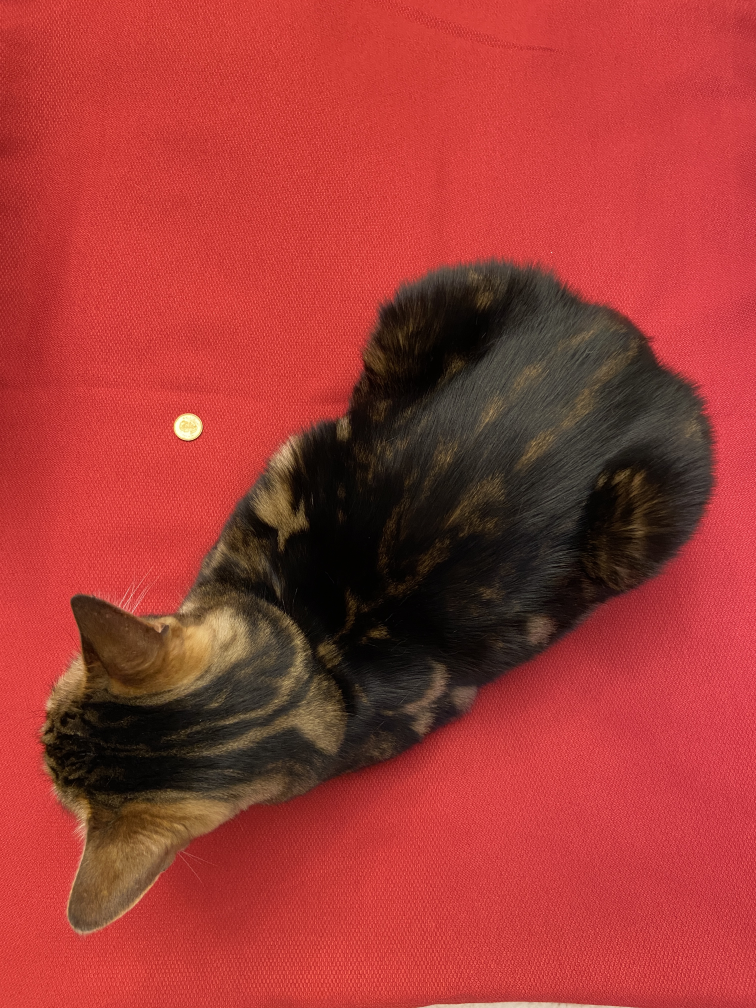
#> input picture IMG_3822.JPG, 3024 x 4032 px, found by its file name (shown at 1/4 size)
$ python Cat_edge_detection.py   (older library calls are emulated)
#> lines starting #> are read from the running program, lines starting #| are printed output that depends on the picture; after the words box and inside, x2 and y2 are one past the last pixel; in counts of white or black regions, pixels touching at a corner belong together
from __future__ import print_function
import numpy as np
import cv2
from matplotlib import pyplot as plt
import argparse
import csv
import pandas as pd
sigma = 1.0
temp1 = 1/(np.sqrt(2*np.pi)*sigma)
temp2 = np.exp(-2/(2*sigma*sigma))
C13 = temp1*temp2

temp3 = np.exp(-1/(2*sigma*sigma))
C12 = temp1*temp3

temp4 = np.exp(-0/(2*sigma*sigma))

C22 = temp1*temp4

sum = C22 + 4*C13 + 4*C12

C13_normalized = C13/sum
C12_normalized = C12/sum
C22_normalized = C22/sum

# code to crop the coin to decide the pixel size
img_color = cv2.imread('../images/IMG_3822.JPG')
#> img_color is the input picture: shape (4032, 3024, 3); mean B, G, R 52.6, 56.7, 163.1
coin = img_color[ 1653:1762,695:810, :]
coin = cv2.cvtColor(coin, cv2.COLOR_BGR2RGB)
plt.figure(figsize=(10, 7))
plt.imshow(coin, cmap='gray')
plt.xlabel('Width ($x$)')
plt.ylabel('Height ($y$)')
plt.savefig('../result/coin.jpg')
plt.show()

img = cv2.cvtColor(img_color, cv2.COLOR_BGR2HSV) #convert from bgr color space to HSV color space
#> img: shape (4032, 3024, 3); mean H, S, V 36.9, 164.4, 163.1
img = np.squeeze(img[:, :, 2]) # Extract the V channel,
#> img: shape (4032, 3024)
img = cv2.GaussianBlur(img,(25, 25),0) #Gaussian blur the V channel
img_copy = img_color.copy()
img_copy[:, :, 0] = img
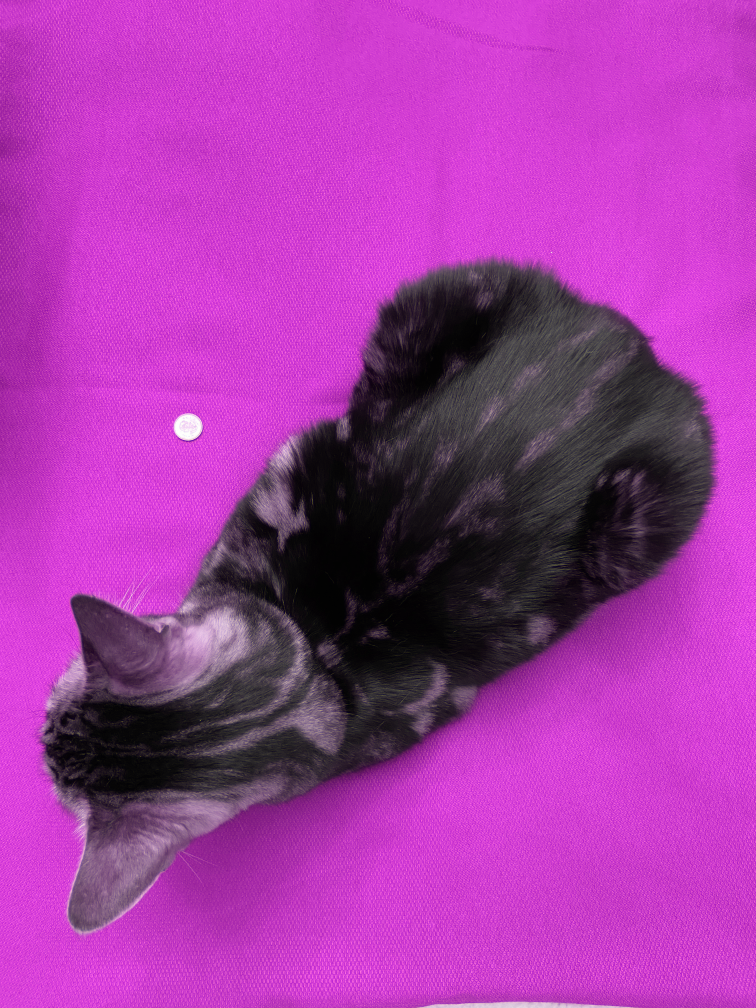
#> img_copy: shape (4032, 3024, 3) (shown at 1/4 size); mean B, G, R 163.1, 56.7, 163.1
img_copy[:, :, 1] = img
img_copy[:, :, 2] = img

cv2.rectangle(img_copy, (920,1950), (1020,2050), (255, 0, 255), 4) # Show the rectangle at the edge

plt.figure(figsize=(10, 7))
plt.imshow(img_copy, cmap='gray')
plt.xlabel('Width ($x$)')
plt.ylabel('Height ($y$)')
plt.savefig('../result/3822_with_gaussian.jpg')
plt.show()

# Show the Gaussian blurred image
plt.figure(figsize=(10, 7))
plt.imshow(img, cmap='gray')
plt.xlabel('Width ($x$)')
plt.ylabel('Height ($y$)')
plt.savefig('../result/3822_gaussian.jpg')
plt.show()

#Show the cropped edge
cropped = img[1950:2050,920:1020]
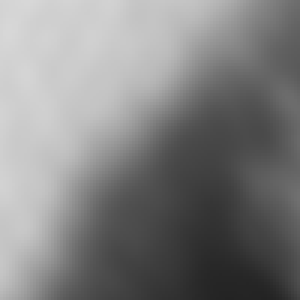
#> cropped: shape (100, 100) (shown 3 times larger); min 35, max 215, mean 129.4
DF = pd.DataFrame(cropped)
#> DF = table of 100 rows and 100 columns
# DF.to_csv("cropped_with_gaussian.csv")

plt.figure(figsize=(10, 7))
plt.imshow(cropped, cmap='gray')
plt.xlabel('Width ($x$)')
plt.ylabel('Height ($y$)')
plt.savefig('../result/3822_cropped_gaussian.jpg')
plt.show()

ksize = 3
#Gradient in the horizontal direction
gX = cv2.Sobel(img, ddepth=cv2.CV_32F, dx=1, dy=0, ksize=ksize)
#Gradient in the vertical direction
gY = cv2.Sobel(img, ddepth=cv2.CV_32F, dx=0, dy=1, ksize=ksize)
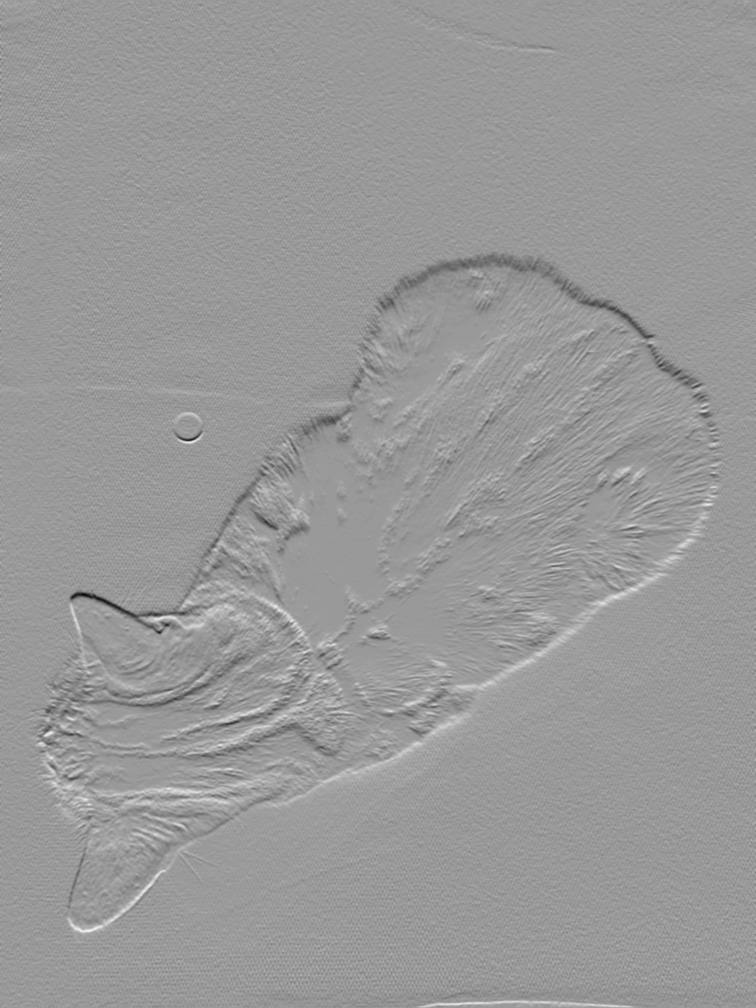
#> gY: shape (4032, 3024) float32 (shown at 1/4 size); min -84, max 56, mean 0; drawn with min black and max white

# the gradient magnitude images are now of the floating point data
# type, so we need to take care to convert them back a to unsigned
# 8-bit integer representation so other OpenCV functions can operate
# on them and visualize them
gX = cv2.convertScaleAbs(gX)
gY = cv2.convertScaleAbs(gY)

#Gradient in the horizontal direction
DF = pd.DataFrame(gX[1950:2050,920:1020])
# DF.to_csv("../result/gradient_horizontal.csv")

#Gradient in the vertical direction
DF = pd.DataFrame(gY[1950:2050,920:1020])
# DF.to_csv("../result/gradient_vertical.csv")

#Gradient in both directions
combined = np.uint8(np.sqrt(gX.astype(float)**2 + gY.astype(float)**2))
gX_Y = combined

plt.figure(figsize=(10, 7))
plt.plot(np.arange(0, 100, 1),gX[1950+96,920:1020], label = 'Derivatives of row 96 without Gaussian blur')
plt.xlabel('Width')
plt.ylabel('Intensity')
# plt.legend()
plt.legend(loc='upper right')
plt.savefig('../result/3822_no_gaussian_row_96_derivative.jpg')
#> figure, not shown here; curve peaks at x = 13, y = 42
plt.show()

# show the gradients
plt.figure(figsize=(10, 7))
plt.subplot(2,2,1),plt.imshow(cropped,cmap = 'gray')
plt.title('Raw image'), plt.xticks([]), plt.yticks([])
plt.subplot(2,2,2),plt.imshow(gX[1950:2050,920:1020],cmap = 'gray')
plt.title('Gradient in Horizontal Direction'), plt.xticks([]), plt.yticks([])
plt.subplot(2,2,3),plt.imshow(gY[1950:2050,920:1020],cmap = 'gray')
plt.title('Gradient in Vertical Direction'), plt.xticks([]), plt.yticks([])
plt.subplot(2,2,4),plt.imshow(gX_Y[1950:2050,920:1020],cmap = 'gray')
plt.title('Combined Gradient'), plt.xticks([]), plt.yticks([])

plt.savefig("../result/3822_cropped_with_gaussian_gradient.jpg")
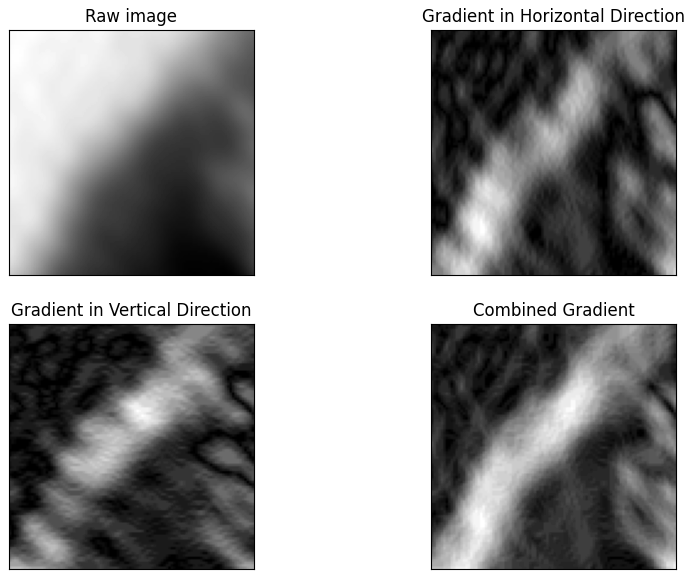
#> figure drawn by matplotlib, 4 panels
plt.show()
# combine the gradient representations into a single image
# combined = cv2.addWeighted(gX, 0.5, gY, 0.5, 0)

#Threshold the combined gradient to eliminate the areas with low variation
combined[combined<10] = 0
combined[combined>=10] = 255
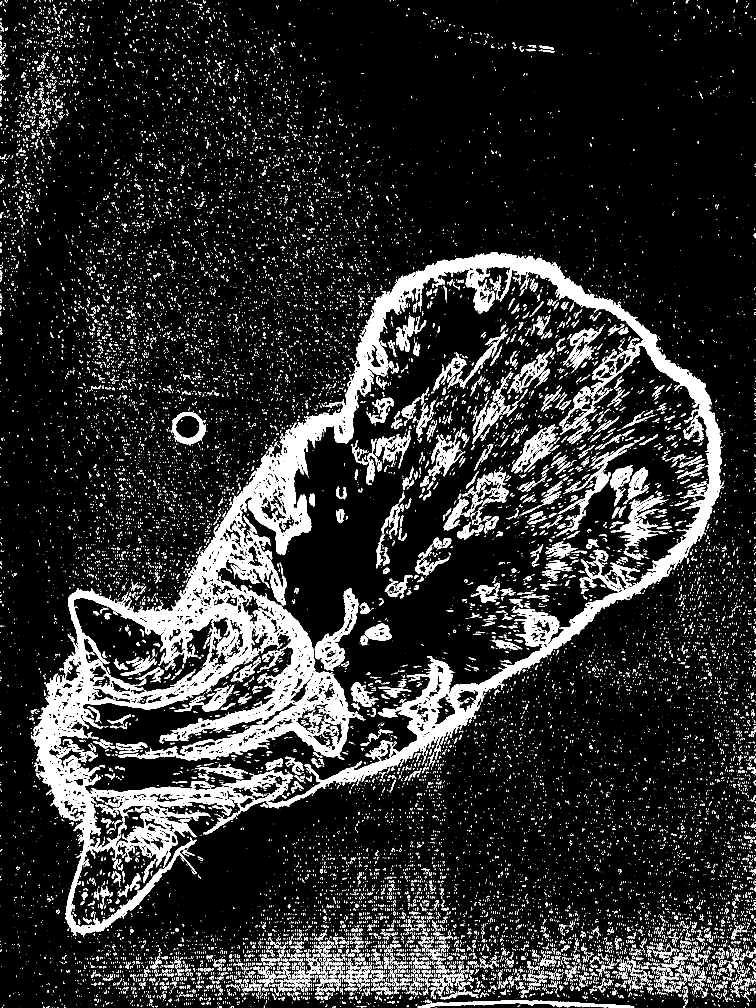
#> combined: shape (4032, 3024) (shown at 1/4 size); 12.2% white; 26002 white regions (20134 under 20 px), largest, box (x1, y1, x2, y2) and area: (125, 1008, 2897, 3747) 793793, (1259, 2351, 1436, 2683) 15067, (2443, 1980, 2670, 2187) 10778

#Process the image to connect the broken connected areas
dilation_shape = cv2.MORPH_ELLIPSE
dilatation_size = 3

element = cv2.getStructuringElement(dilation_shape, (2 * dilatation_size + 1, 2 * dilatation_size + 1),
                                    (dilatation_size, dilatation_size))

combined_dilated = cv2.dilate(combined, element)
#> combined_dilated: shape (4032, 3024); 28.7% white; 8865 white regions, largest, box (x1, y1, x2, y2) and area: (121, 1005, 2916, 3757) 1387072, (488, 3613, 3024, 4032) 426267, (2155, 1742, 2603, 2156) 43100

dilatation_size =1
element = cv2.getStructuringElement(dilation_shape, (2 * dilatation_size + 1, 2 * dilatation_size + 1),
                                    (dilatation_size, dilatation_size))
combined_eroded = cv2.erode(combined_dilated, element)
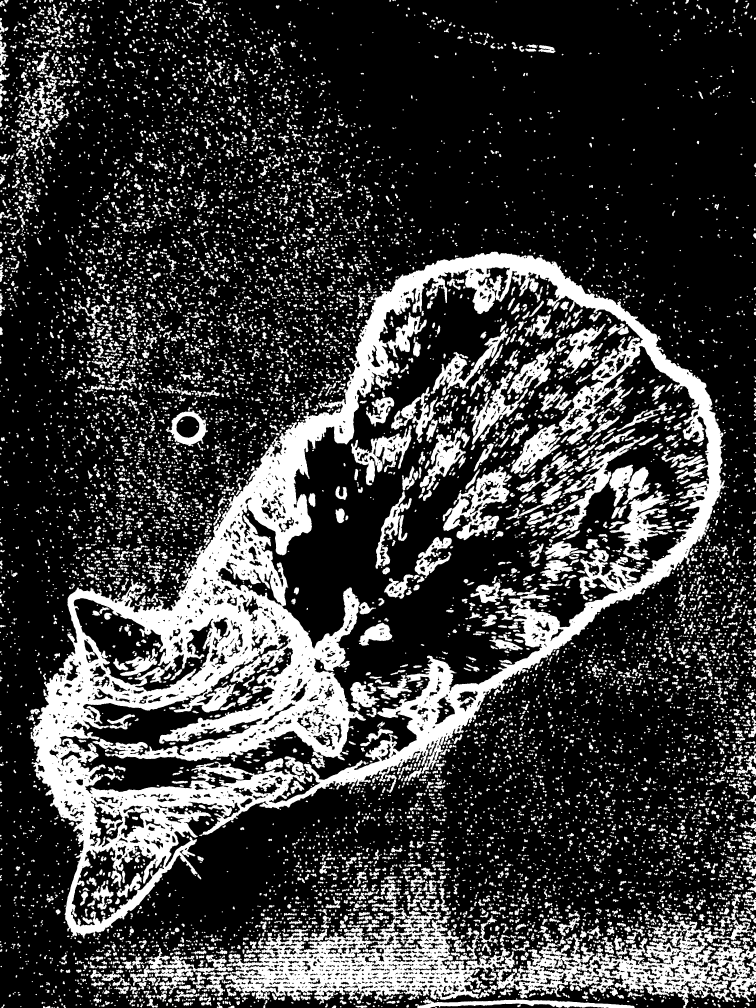
#> combined_eroded: shape (4032, 3024) (shown at 1/4 size); 24% white; 9907 white regions (1338 under 20 px)

#show the rough edge
plt.figure(figsize=(10, 7))
plt.subplot(2,2,1),plt.imshow(gX,cmap = 'gray')
plt.title('Gradient in Horizontal Direction'), plt.xticks([]), plt.yticks([])
plt.subplot(2,2,2),plt.imshow(gY,cmap = 'gray')
plt.title('Gradient in Vertical Direction'), plt.xticks([]), plt.yticks([])
plt.subplot(2,2,3),plt.imshow(combined,cmap = 'gray')
plt.title('Combined Gradient'), plt.xticks([]), plt.yticks([])
plt.subplot(2,2,4),plt.imshow(combined_eroded,cmap = 'gray')
plt.title('Post-processed Combined Gradient'), plt.xticks([]), plt.yticks([])
plt.show()

contours, hierarchy = cv2.findContours(combined_eroded, cv2.RETR_EXTERNAL, cv2.CHAIN_APPROX_NONE)
#> contours = 8979 contours, 2728 with area under 20; largest, box (x1, y1, x2, y2) and area: (122, 1006, 2908, 3754) 3679012, (521, 3614, 3024, 4032) 403951, (663, 1641, 832, 1787) 14867, (1660, 3993, 2539, 4032) 13720, (134, 315, 260, 478) 5566
largest_area = 0
largest_contour_index = 0
for i, contour in enumerate(contours ): # iterate through each contour.
    area = cv2.contourArea( contours[i] );  #  Find the area of contour
    if area > largest_area:
        largest_area = area;
        largest_contour_index = i;               #Store the index of largest contour
        bounding_rect = cv2.boundingRect( contours[i] ); # Find the bounding rectangle for biggest contour
#> this loop made 8979 passes
#> (area, largest_area, bounding_rect) on passes 7, 11, 12, 20, 54, 96, 102, 951: (27, 27, (227, 4026, 8, 6)), (27.5, 27.5, (698, 4023, 8, 6)), (141.5, 141.5, (172, 4023, 31, 9)), (265.5, 265.5, (1422, 4021, 47, 11)), (290.5, 290.5, (734, 4008, 38, 15)), (506, 506, (587, 3995, 44, 36)), (13720, 13720, (1660, 3993, 879, 39)), (403951, 403951, (521, 3614, 2503, 418))
#> area on passes 13, 15, 17, 18, 19, 22: 109.5, 131, 26, 21, 33.5, 63.5
#> after the loop, bounding_rect = (122, 1006, 2786, 2748); largest_area = 3679012.5; largest_contour_index = 6601

cv2.drawContours( img_color, contours,largest_contour_index, ( 255, 0, 0 ), 5 ); # Draw the largest contour using previously stored index.
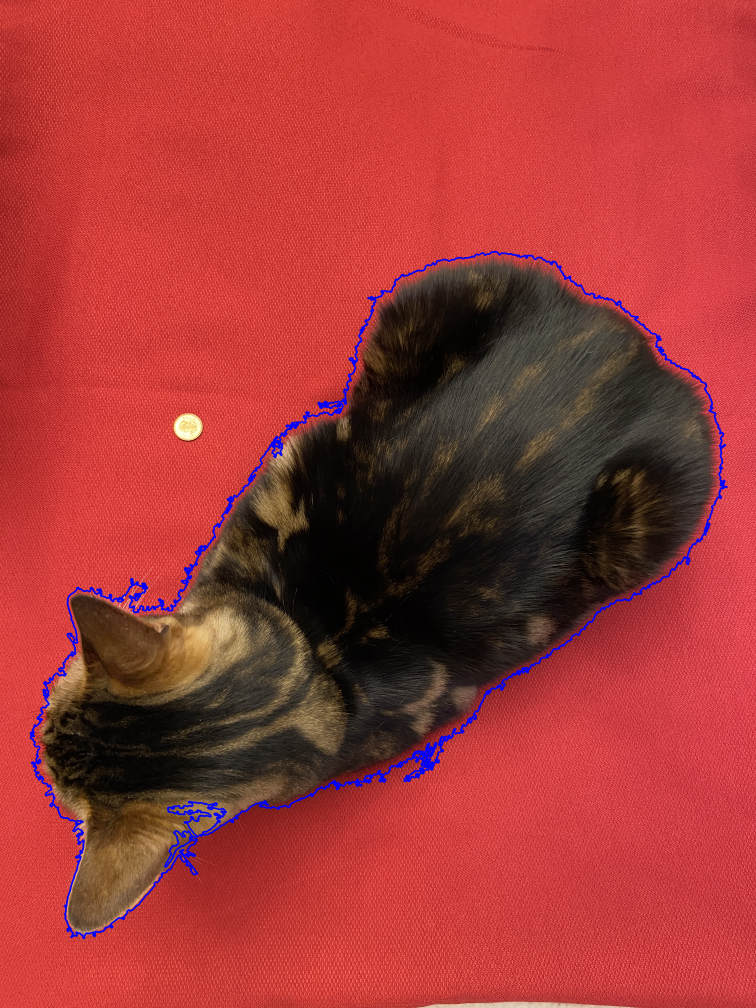
#> img_color: shape (4032, 3024, 3) (shown at 1/4 size); mean B, G, R 54.6, 56, 161.2

# show the images
cv2.imshow("Result", img_color)
cv2.imwrite('../result/cat_outline.png', img_color)

cv2.waitKey(0)

print(0)
